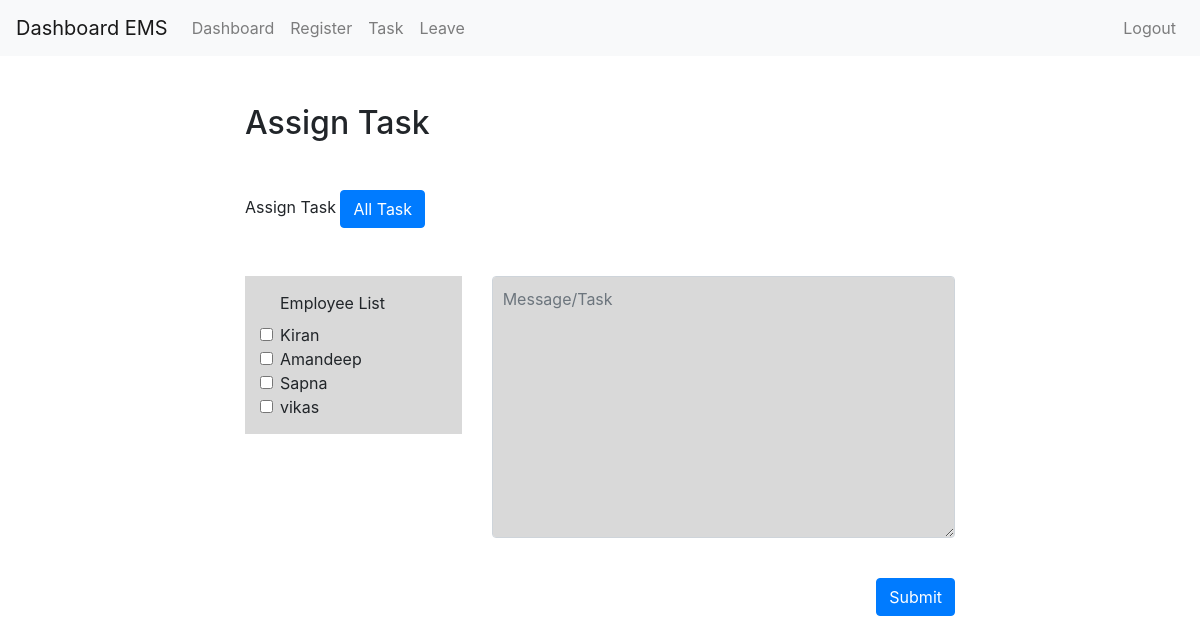
/admin/task.php (signed in), run on the app's committed database.
### tables this page shows
CREATE TABLE `users` (
  `user_id` int(255) NOT NULL,
  `name` varchar(1000) NOT NULL,
  `email` varchar(1000) NOT NULL,
  `password` varchar(1000) NOT NULL,
  `department` varchar(1000) NOT NULL,
  `role` varchar(100) NOT NULL,
  `created_on` timestamp NOT NULL DEFAULT CURRENT_TIMESTAMP ON UPDATE CURRENT_TIMESTAMP
);

### admin/task.php (the view, shortened to what this page needs)
<?php
include '../auth/auth.php';
include 'header.php';
?>
<div class="form-section">
	<div class="container">
		<div class="col-md-8 m-auto">
			<h2 class="mt-5 mb-5">Assign Task</h2>
			<form  method="POST" action="insert-task.php" onsubmit=" return formvalidation();">
					<div class="mb-5">
						Assign Task
						<a href="all-task.php" class="btn btn-primary">All Task</a>
					</div>
				<div class="row">
					<div class="col-md-4">
						<div class="list-emp" style="background-color: #d9d9d9;padding: 15px;">
						<div class="form-check">
							<label>Employee List</label>
						</div>
						<?php
						$query= "select * from users WHERE `role`= 'employee' order by user_id DESC";
						$res= mysqli_query($conn, $query);
						while ( $row= mysqli_fetch_array($res)) {
						?>
							<div class="form-check">
								<input class="form-check-input" type="checkbox" name="emp[]" id="emp<?php echo $row['user_id']; ?>" value="<?php echo $row['user_id']; ?>">
								<label class="form-check-label" for="emp<?php echo $row['user_id']; ?>">
								<?php echo $row['name']; ?>
								</label>
							</div>
						<?php } ?>
						</div>
					</div>
					<div class="col-md-8">
						<div class="form-group">
							<textarea style="background-color: #d9d9d9;padding: 10px;" name="message" class="form-control" id="message" rows="10" placeholder="Message/Task"></textarea>
						</div>
					</div>
				</div>
				<div class="text-right">
					<button type="submit" class="btn btn-primary mt-4">Submit</button>
				</div>
			</form>
		</div>
	</div>
</div>
<?php
include '../footer.php';
?>

### data on the page
users: name "Kiran"
users: name "Amandeep"
users: name "Sapna"
users: name "vikas"
